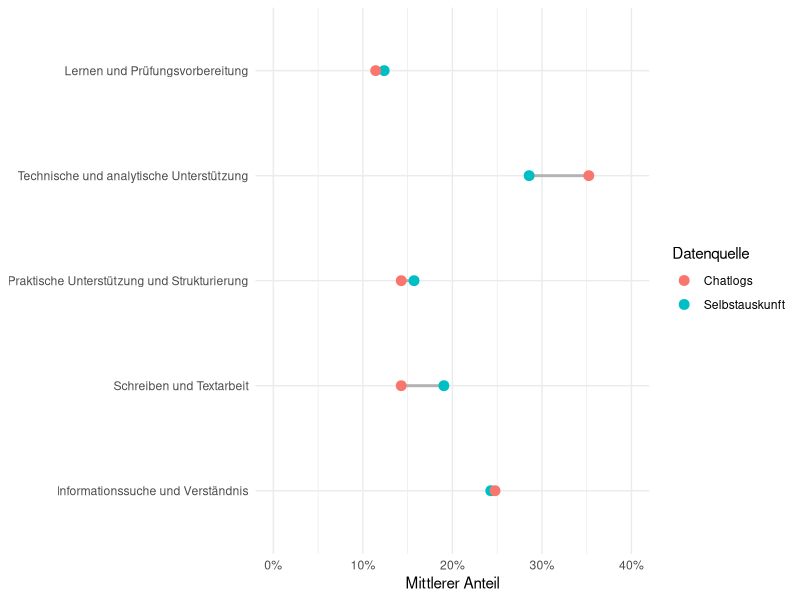
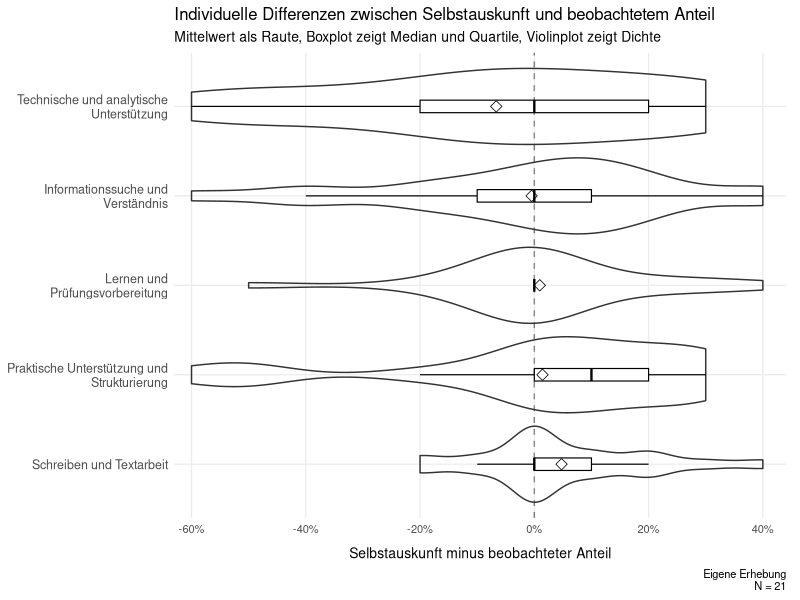
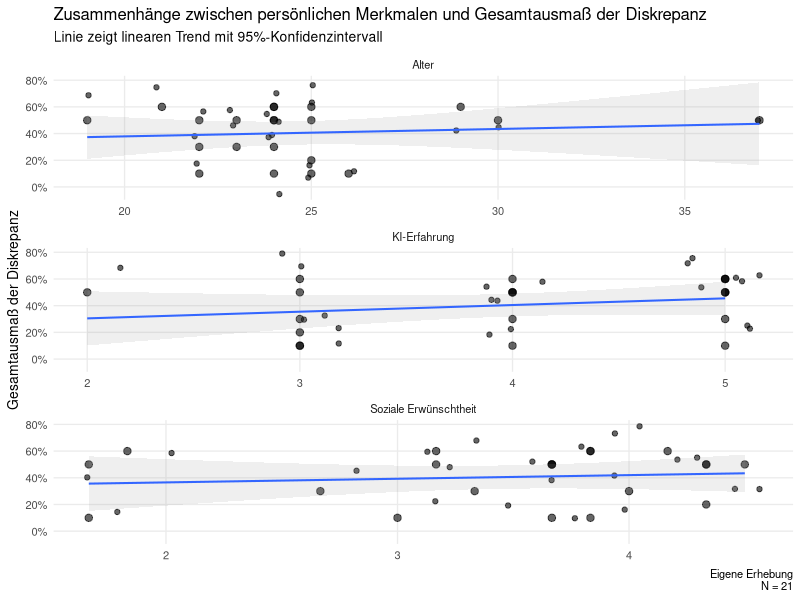
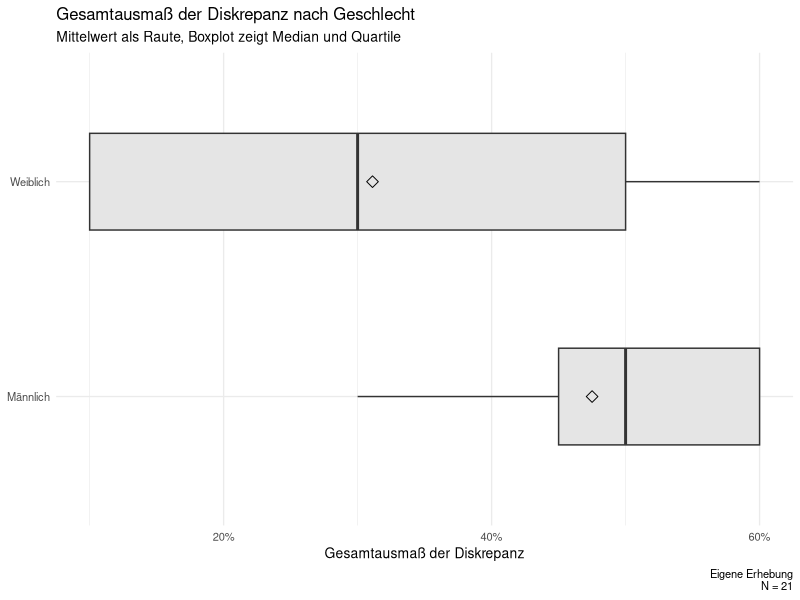
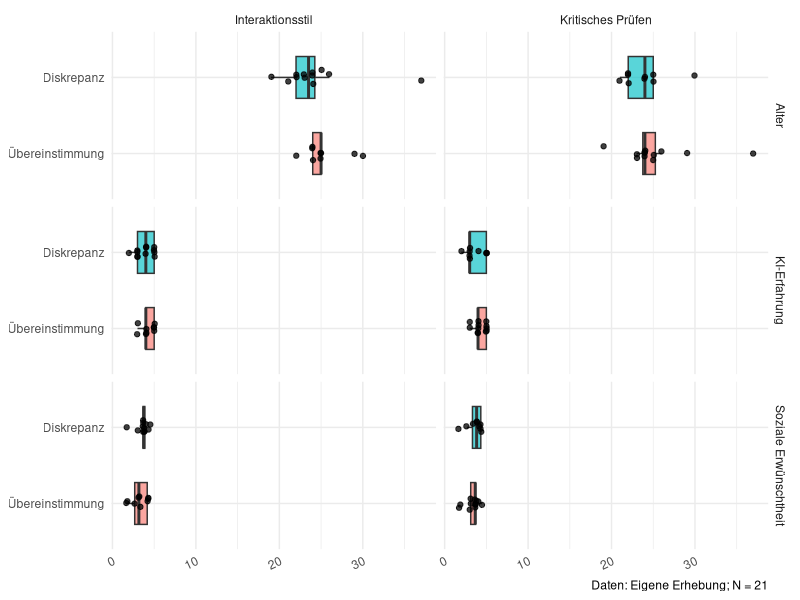
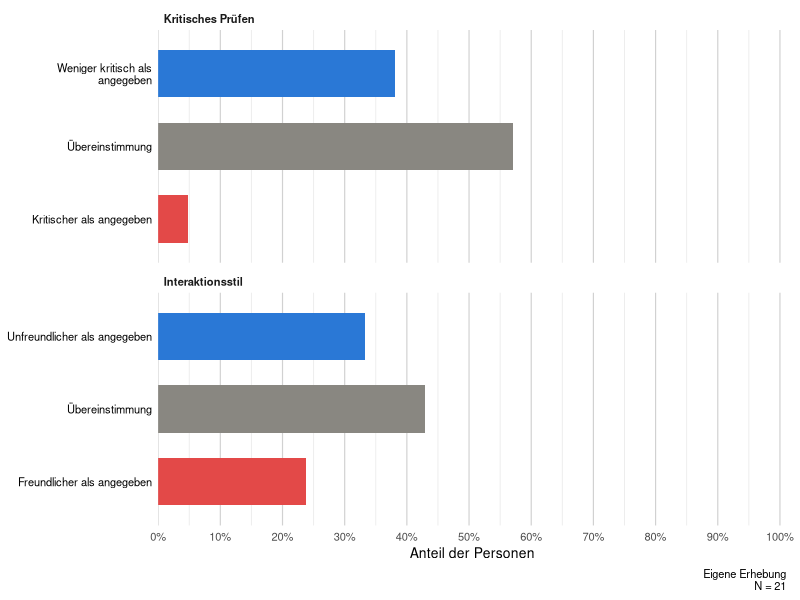

Recreate these plots in R, in order.
library(here)
library(readr)
library(dplyr)
library(tidyr)
library(ggplot2)
library(scales)

df_analysis <- read_csv(
  here("data", "processed", "analysis_dataset.csv"),
  show_col_types = FALSE
)

global_digits <- 2


### Label vergeben

SA_cols <- c(
  "SA_info",
  "SA_schreiben",
  "SA_praktisch",
  "SA_technisch",
  "SA_lernen"
)

BE_cols <- c(
  "BE_info",
  "BE_schreiben",
  "BE_praktisch",
  "BE_technisch",
  "BE_lernen"
)

D_cols <- c(
  "D_info",
  "D_schreiben",
  "D_praktisch",
  "D_technisch",
  "D_lernen"
)

##
df_analysis <- df_analysis |>
  mutate(
    SA_krit_code = case_when(
      crit_visible_chat %in% c(1, 2) ~ 0L,
      crit_visible_chat %in% c(4, 5) ~ 1L,
      TRUE ~ NA_integer_
    )
  )

df_analysis <- df_analysis |>
  mutate(
    K_Diskrepanz =
      Modus_Kritik - SA_krit_code,

    K_Diskrepanz_Label = case_when(
      K_Diskrepanz == -1 ~ "falsches positiv",
      K_Diskrepanz == 0  ~ "korrekt",
      K_Diskrepanz == 1  ~ "falsches negativ",
      TRUE ~ NA_character_
    )
  )



### Long-format

task_long <- bind_rows(
  df_analysis |>
    transmute(
      id,
      task = "Informationssuche und Verständnis",
      self_report = SA_info,
      observed = BE_info,
      difference = D_info
    ),

  df_analysis |>
    transmute(
      id,
      task = "Schreiben und Textarbeit",
      self_report = SA_schreiben,
      observed = BE_schreiben,
      difference = D_schreiben
    ),

  df_analysis |>
    transmute(
      id,
      task = "Praktische Unterstützung und Strukturierung",
      self_report = SA_praktisch,
      observed = BE_praktisch,
      difference = D_praktisch
    ),

  df_analysis |>
    transmute(
      id,
      task = "Technische und analytische Unterstützung",
      self_report = SA_technisch,
      observed = BE_technisch,
      difference = D_technisch
    ),

  df_analysis |>
    transmute(
      id,
      task = "Lernen und Prüfungsvorbereitung",
      self_report = SA_lernen,
      observed = BE_lernen,
      difference = D_lernen
    )
)

## Reihenfolge festlegen

task_levels <- c(
  "Informationssuche und Verständnis",
  "Schreiben und Textarbeit",
  "Praktische Unterstützung und Strukturierung",
  "Technische und analytische Unterstützung",
  "Lernen und Prüfungsvorbereitung"
)

task_long <- task_long |>
  mutate(
    task = factor(
      task,
      levels = task_levels
    )
  )



## Nutzungsarten Chatlogs und Survey

aggregate_comparison <- task_long |>
  group_by(task) |>
  summarise(
    Survey = mean(
      self_report,
      na.rm = TRUE
    ),

    Chatlogs = mean(
      observed,
      na.rm = TRUE
    ),

    Differenz = Survey - Chatlogs,

    .groups = "drop"
  ) |>
  arrange(Differenz)

aggregate_comparison

## Vergleichstabelle erzeugen

task_summary <- task_long |>
  group_by(task) |>
  summarise(
    N = n(),

    mean_self_report = mean(self_report),
    sd_self_report = sd(self_report),

    mean_observed = mean(observed),
    sd_observed = sd(observed),

    mean_difference = mean(difference),
    median_difference = median(difference),

    mean_absolute_difference = mean(abs(difference)),

    exact_agreement_n = sum(abs(difference) < 1e-10),
    exact_agreement_percent =
      100 * exact_agreement_n / N,

    .groups = "drop"
  )

task_summary
## Zusammenfassung

task_agreement_summary <- task_long |>
  group_by(task) |>
  summarise(
    N = sum(!is.na(difference)),

    exact_agreement_n = sum(
      dplyr::near(difference, 0),
      na.rm = TRUE
    ),

    exact_agreement_percent = mean(
      dplyr::near(difference, 0),
      na.rm = TRUE
    ) * 100,

    mean_absolute_difference_pp = mean(
      abs(difference),
      na.rm = TRUE
    ) * 100,

    .groups = "drop"
  ) |>
  arrange(desc(exact_agreement_percent), mean_absolute_difference_pp)

task_agreement_summary

## Personenbezogenes Gesamtdiskrepanz

person_discrepancy <- task_long |>
  group_by(id) |>
  summarise(
    total_variation =
      0.5 * sum(abs(difference)),

    mean_absolute_difference =
      mean(abs(difference)),

    largest_difference =
      max(abs(difference)),

    .groups = "drop"
  )

person_discrepancy |>
  summarise(
    N = n(),
    mean = mean(total_variation),
    sd = sd(total_variation),
    median = median(total_variation),
    minimum = min(total_variation),
    maximum = max(total_variation)
  )

## Visualisierung

task_means_long <- task_summary |>
  dplyr::select(
    task,
    mean_self_report,
    mean_observed
  ) |>
  tidyr::pivot_longer(
    cols = c(
      mean_self_report,
      mean_observed
    ),
    names_to = "source",
    values_to = "mean"
  ) |>
  dplyr::mutate(
    source = dplyr::recode(
      source,
      mean_self_report = "Selbstauskunft",
      mean_observed = "Chatlogs"
    )
  )

task_means_long

plot_task_means <- ggplot(
  task_means_long,
  aes(
    x = mean,
    y = task,
    color = source
  )
) +
  geom_line(
    aes(group = task),
    color = "grey70",
    linewidth = 1
  ) +
  geom_point(size = 3) +
  scale_x_continuous(
    labels = label_percent(),
    limits = c(0, 0.40)
  ) +
  labs(
    x = "Mittlerer Anteil",
    y = NULL,
    color = "Datenquelle"
  ) +
  theme_minimal()

plot_task_means


### Individuelle Differenzen

task_long_plot <- task_long |>
  mutate(
    task = forcats::fct_reorder(
      task,
      difference,
      .fun = mean,
      .na_rm = TRUE,
      .desc = TRUE
    )
  )

plot_task_differences <- ggplot(
  task_long_plot,
  aes(
    x = difference,
    y = task
  )
) +
  geom_vline(
    xintercept = 0,
    linetype = "dashed",
    color = "grey50"
  ) +
  geom_violin(
    orientation = "y",
    scale = "width",
    trim = TRUE,
    adjust = 1.1,
    width = 0.85,
    alpha = 0.1
  ) +
  geom_boxplot(
    orientation = "y",
    width = 0.14,
    outlier.shape = NA,
    fill = "white",
    color = "black",
    alpha = 0.9,
    linewidth = 0.4
  ) +
  # Mittelwert als Raute
  stat_summary(
    orientation = "y",
    fun = mean,
    geom = "point",
    shape = 23,
    size = 2.8,
    color = "black",
    stroke = 0.4
  ) +
  scale_y_discrete(
    labels = \(x) stringr::str_wrap(x, width = 28)
  ) +
  scale_x_continuous(
    labels = scales::label_percent(),
    breaks = seq(-0.6, 0.4, 0.2),
    limits = c(-0.62, 0.42),
    expand = expansion(mult = c(0.01, 0.02))
  ) +
  labs(
    x = "Selbstauskunft minus beobachteter Anteil",
    y = NULL,
    title = "Individuelle Differenzen zwischen Selbstauskunft und beobachtetem Anteil",
    subtitle = "Mittelwert als Raute, Boxplot zeigt Median und Quartile, Violinplot zeigt Dichte",
    caption = paste(
      "Eigene Erhebung\n N =",
      n_distinct(task_long_plot$id)
      )
  ) +
  theme_minimal(base_size = 10) +
  theme(
    panel.grid.minor = element_blank(),
    axis.text.y = element_text(
      size = 9,
      lineheight = 0.95
    ),
    axis.subtitle.x = element_text(
      size = 5,
      margin = margin(t = 4)
    ),
    axis.title.x = element_text(
      size = 10,
      margin = margin(t = 8)
    ),
    plot.margin = margin(
      t = 5,
      r = 10,
      b = 5,
      l = 5
    )
  )

plot_task_differences


### Interaktionsstil

sentiment_results <- df_analysis |>
  transmute(
    id,

    self_report = factor(
      SA_sent_code,
      levels = c(-1, 0, 1),
      labels = c(
        "Freundlich",
        "Neutral",
        "Unfreundlich"
      )
    ),

    observed = factor(
      Modus_Sentiment,
      levels = c(-1, 0, 1),
      labels = c(
        "Freundlich",
        "Neutral",
        "Unfreundlich"
      )
    ),

    discrepancy = factor(
      S_Diskrepanz_Label,
      levels = c(
        "unfreundlicher",
        "korrekt",
        "freundlicher"
      )
    )
  )

# Kreuztabelle
sentiment_cross_table <- sentiment_results |>
  count(self_report, observed) |>
  complete(
    self_report,
    observed,
    fill = list(n = 0)
  )

sentiment_cross_table

# Zusammenfassung Kreuztabelle

sentiment_summary <- sentiment_results |>
  count(discrepancy, name = "N") |>
  mutate(
    Prozent = 100 * N / sum(N)
  )

sentiment_summary

### Kritisches Prüfen

critical_results <- df_analysis |>
  transmute(
    id,

    self_report = factor(
      SA_krit_code,
      levels = c(0, 1),
      labels = c("Nein", "Ja")
    ),

    observed = factor(
      Modus_Kritik,
      levels = c(0, 1),
      labels = c("Nein", "Ja")
    ),

    discrepancy = factor(
      K_Diskrepanz_Label,
      levels = c(
        "falsches positiv",
        "korrekt",
        "falsches negativ"
      ),
      labels = c(
        "Nur in Selbstauskunft",
        "Übereinstimmung",
        "Nur in Chatlogs"
      )
    )
  )

### Kreuztabelle
critical_cross_table <- critical_results |>
  count(self_report, observed) |>
  complete(
    self_report,
    observed,
    fill = list(n = 0)
  )

critical_cross_table <- critical_cross_table |>
  mutate(
    percent = n / 21 * 100
  )

critical_cross_table


### Zusammenfassung der Kreuztabelle
critical_summary <- critical_results |>
  count(discrepancy, name = "N") |>
  mutate(
    Prozent = 100 * N / sum(N)
  )

critical_summary


# Nutzungsarten-Diskrepanzen nach Charakteristiken

df_discrepancy <- df_analysis |>
  mutate(
    discrepancy_total = 0.5 * (
      abs(D_info) +
        abs(D_schreiben) +
        abs(D_praktisch) +
        abs(D_technisch) +
        abs(D_lernen)
    ),

    gender_label = factor(
      gender,
      levels = c(1, 2),
      labels = c("Männlich", "Weiblich")
    )
  )


### Kontinuierliche Merkmale

continuous_associations <- df_discrepancy |>
  select(
    discrepancy_total,
    age,
    ai_experience,
    social_desir_mean
  ) |>
  pivot_longer(
    cols = -discrepancy_total,
    names_to = "variable",
    values_to = "value"
  ) |>
  mutate(
    variable = recode(
      variable,
      age = "Alter",
      ai_experience = "KI-Erfahrung",
      social_desir_mean = "Soziale Erwünschtheit"
    )
  )

association_summary <- continuous_associations |>
  group_by(variable) |>
  summarise(
    N = sum(complete.cases(value, discrepancy_total)),

    rho = cor(
      value,
      discrepancy_total,
      method = "spearman",
      use = "complete.obs"
    ),

    p_value = cor.test(
      value,
      discrepancy_total,
      method = "spearman",
      exact = FALSE
    )$p.value,

    .groups = "drop"
  )

association_summary

# Zusammenhänge als Plot

plot_personal_associations <- ggplot(
  continuous_associations,
  aes(
    x = value,
    y = discrepancy_total
  )
) +
  geom_point(
    size = 2.2,
    alpha = 0.6
  ) +
  geom_jitter(
    width = 0.2,
    height = 0.2,
    alpha = 0.6
  ) +
  geom_smooth(
    method = "lm",
    formula = y ~ x,
    se = TRUE,
    alpha = 0.15,
    linewidth = 0.7
  ) +
  facet_wrap(
    ~ variable,
    scales = "free_x",
    nrow = 3
  ) +
  scale_y_continuous(
    labels = scales::label_percent()
  ) +
  labs(
    title = "Zusammenhänge zwischen persönlichen Merkmalen und Gesamtausmaß der Diskrepanz",
    subtitle = "Linie zeigt linearen Trend mit 95%-Konfidenzintervall",
    caption = paste(
      "Eigene Erhebung\n N =",
      n_distinct(df_discrepancy$id)
    ),
    x = NULL,
    y = "Gesamtausmaß der Diskrepanz"
  ) +
  theme_minimal(base_size = 10) +
  theme(
    panel.grid.minor = element_blank()
  )

plot_personal_associations

## Geschlecht vergleichen

gender_summary <- df_discrepancy |>
  group_by(gender_label) |>
  summarise(
    N = n(),
    mean_discrepancy = mean(discrepancy_total, na.rm = TRUE),
    median_discrepancy = median(discrepancy_total, na.rm = TRUE),
    sd_discrepancy = sd(discrepancy_total, na.rm = TRUE),
    .groups = "drop"
  )

gender_summary

gender_mean_difference <- gender_summary |>
  summarise(
    difference =
      mean_discrepancy[gender_label == "Männlich"] -
      mean_discrepancy[gender_label == "Weiblich"]
  ) |>
  pull(difference)

gender_test <- wilcox.test(
  discrepancy_total ~ gender_label,
  data = df_discrepancy,
  exact = FALSE
)

gender_test


# Geschlecht plot

plot_gender_discrepancy <- ggplot(
  df_discrepancy,
  aes(
    x = gender_label,
    y = discrepancy_total
  )
) +
  geom_boxplot(
    width = 0.45,
    outlier.shape = NA,
    fill = "grey90"
  ) +
  stat_summary(
    fun = mean,
    geom = "point",
    shape = 23,
    size = 2.8
  ) +
  scale_y_continuous(
    labels = scales::label_percent()
  ) +
  labs(
    title = "Gesamtausmaß der Diskrepanz nach Geschlecht",
    subtitle = "Mittelwert als Raute, Boxplot zeigt Median und Quartile",
    caption = paste(
      "Eigene Erhebung\n N =",
      n_distinct(df_discrepancy$id)
    ),
    x = NULL,
    y = "Gesamtausmaß der Diskrepanz"
  ) +
  theme_minimal(base_size = 10) +
  coord_flip()

plot_gender_discrepancy


# Kritisches-Prüfen-Diskrepanzen nach Charakteristiken

df_characteristics <- df_analysis |>
  mutate(
    critical_group = factor(
      if_else(
        K_Diskrepanz == 0,
        "Übereinstimmung",
        "Diskrepanz"
      ),
      levels = c("Übereinstimmung", "Diskrepanz")
    ),

    interaction_group = factor(
      if_else(
        S_Diskrepanz == 0,
        "Übereinstimmung",
        "Diskrepanz"
      ),
      levels = c("Übereinstimmung", "Diskrepanz")
    ),

    gender_label = factor(
      gender,
      levels = c(1, 2),
      labels = c("Männlich", "Weiblich")
    )
  )

# long format
characteristics_long <- df_characteristics |>
  select(
    id,
    critical_group,
    interaction_group,
    ai_experience,
    age,
    social_desir_mean,
    gender_label
  ) |>
  pivot_longer(
    cols = c(
      critical_group,
      interaction_group
    ),
    names_to = "dimension",
    values_to = "agreement"
  ) |>
  mutate(
    dimension = recode(
      dimension,
      critical_group = "Kritisches Prüfen",
      interaction_group = "Interaktionsstil"
    )
  )

# deskriptive kennwerte

characteristics_summary <- characteristics_long |>
  pivot_longer(
    cols = c(
      ai_experience,
      age,
      social_desir_mean
    ),
    names_to = "characteristic",
    values_to = "value"
  ) |>
  mutate(
    characteristic = recode(
      characteristic,
      ai_experience = "KI-Erfahrung",
      age = "Alter",
      social_desir_mean = "Soziale Erwünschtheit"
    )
  ) |>
  group_by(
    dimension,
    agreement,
    characteristic
  ) |>
  summarise(
    N = sum(!is.na(value)),
    Mittelwert = mean(value, na.rm = TRUE),
    SD = sd(value, na.rm = TRUE),
    Median = median(value, na.rm = TRUE),
    IQR = IQR(value, na.rm = TRUE),
    .groups = "drop"
  )

characteristics_summary

## wilcoxon

continuous_tests <- characteristics_long |>
  pivot_longer(
    cols = c(
      ai_experience,
      age,
      social_desir_mean
    ),
    names_to = "characteristic",
    values_to = "value"
  ) |>
  mutate(
    characteristic = recode(
      characteristic,
      ai_experience = "KI-Erfahrung",
      age = "Alter",
      social_desir_mean = "Soziale Erwünschtheit"
    )
  ) |>
  group_by(dimension, characteristic) |>
  summarise(
    p_value = wilcox.test(
      value ~ agreement,
      exact = FALSE
    )$p.value,
    .groups = "drop"
  ) |>
  mutate(
    p_adjusted = p.adjust(
      p_value,
      method = "BH"
    )
  )

continuous_tests

# Geschlechterunterschiede

gender_summary_sentiment_critical <- characteristics_long |>
  count(
    dimension,
    gender_label,
    agreement
  ) |>
  group_by(dimension, gender_label) |>
  mutate(
    percent = n / sum(n) * 100
  ) |>
  ungroup()

gender_summary_sentiment_critical


# Fisher test

gender_tests <- characteristics_long |>
  filter(!is.na(gender_label)) |>
  group_by(dimension) |>
  summarise(
    p_value = fisher.test(
      table(agreement, gender_label)
    )$p.value,
    .groups = "drop"
  )

gender_tests


# visualisierung

plot_characteristics <- characteristics_long |>
  pivot_longer(
    cols = c(
      ai_experience,
      age,
      social_desir_mean
    ),
    names_to = "characteristic",
    values_to = "value"
  ) |>
  mutate(
    characteristic = recode(
      characteristic,
      ai_experience = "KI-Erfahrung",
      age = "Alter",
      social_desir_mean = "Soziale Erwünschtheit"
    )
  ) |>
  ggplot(
    aes(
      x = agreement,
      y = value,
      fill = agreement
    )
  ) +
  geom_boxplot(
    width = 0.55,
    outlier.shape = NA,
    alpha = 0.65
  ) +
  geom_jitter(
    width = 0.10,
    alpha = 0.75
  ) +
  facet_grid(
    characteristic ~ dimension,
    scales = "free_y"
  ) +
  labs(
    x = NULL,
    y = NULL,
    fill = NULL,
    caption = "Daten: Eigene Erhebung; N = 21"
  ) +
  theme_minimal() +
  theme(
    legend.position = "none",
    axis.text.x = element_text(
      angle = 25,
      hjust = 1
    )
  ) +
  coord_flip()

plot_characteristics

## spearman corr

association_summary_critical_style <- characteristics_long |>
  mutate(
    discrepancy = if_else(
      agreement == "Diskrepanz",
      1,
      0
    )
  ) |>
  pivot_longer(
    cols = c(
      ai_experience,
      age,
      social_desir_mean
    ),
    names_to = "characteristic",
    values_to = "value"
  ) |>
  filter(
    !is.na(value),
    !is.na(discrepancy)
  ) |>
  mutate(
    characteristic = recode(
      characteristic,
      ai_experience = "KI-Erfahrung",
      age = "Alter",
      social_desir_mean = "Soziale Erwünschtheit"
    )
  ) |>
  group_by(dimension, characteristic) |>
  summarise(
    N = n(),

    rho = cor(
      value,
      discrepancy,
      method = "spearman"
    ),

    p_value = cor.test(
      value,
      discrepancy,
      method = "spearman",
      exact = FALSE
    )$p.value,

    .groups = "drop"
  ) |>
  mutate(
    p_adjusted = p.adjust(
      p_value,
      method = "BH"
    )
  ) |>
  arrange(dimension, rho)

association_summary_critical_style

### kombinierte tabelle

association_table <- bind_rows(
  association_summary |>
    transmute(
      Dimension = "Informationsnutzung",
      Merkmal = variable,
      N,
      rho,
      p_value
    ),

  association_summary_critical_style |>
    transmute(
      Dimension = dimension,
      Merkmal = characteristic,
      N,
      rho,
      p_value
    )
) |>
  ungroup() |>
  mutate(
    # Auf Basis der ungerundeten Werte berechnen
    p_adjusted = p.adjust(
      p_value,
      method = "BH"
    )
  )

association_table

## visualisierung kritisches prüfen und interaktionsstil

agreement_plot_data <- bind_rows(
  sentiment_results |>
    transmute(
      id,
      Dimension = "Interaktionsstil",

      Kategorie = recode(
        as.character(discrepancy),
        "unfreundlicher" = "Unfreundlicher als angegeben",
        "korrekt" = "Übereinstimmung",
        "freundlicher" = "Freundlicher als angegeben"
      ),

      Richtung = recode(
        as.character(discrepancy),
        "unfreundlicher" = "Negative Abweichung",
        "korrekt" = "Übereinstimmung",
        "freundlicher" = "Positive Abweichung"
      )
    ),

  critical_results |>
    transmute(
      id,
      Dimension = "Kritisches Prüfen",

      Kategorie = recode(
        as.character(discrepancy),
        "Nur in Selbstauskunft" =
          "Weniger kritisch als angegeben",
        "Übereinstimmung" =
          "Übereinstimmung",
        "Nur in Chatlogs" =
          "Kritischer als angegeben"
      ),

      Richtung = recode(
        as.character(discrepancy),
        "Nur in Selbstauskunft" =
          "Negative Abweichung",
        "Übereinstimmung" =
          "Übereinstimmung",
        "Nur in Chatlogs" =
          "Positive Abweichung"
      )
    )
) |>
  filter(
    !is.na(Kategorie)
  ) |>
  count(
    Dimension,
    Kategorie,
    Richtung,
    name = "N"
  ) |>
  group_by(Dimension) |>
  mutate(
    Prozent = N / sum(N)
  ) |>
  ungroup() |>
  mutate(
    Dimension = factor(
      Dimension,
      levels = c(
        "Interaktionsstil",
        "Kritisches Prüfen"
      )
    ),

    # Die Faktorstufen laufen in ggplot von unten nach oben
    Kategorie = factor(
      Kategorie,
      levels = c(
        "Freundlicher als angegeben",
        "Kritischer als angegeben",
        "Übereinstimmung",
        "Unfreundlicher als angegeben",
        "Weniger kritisch als angegeben"
      )
    ),

    Richtung = factor(
      Richtung,
      levels = c(
        "Negative Abweichung",
        "Übereinstimmung",
        "Positive Abweichung"
      )
    )
  )

agreement_plot_data <- agreement_plot_data |>
  mutate(
    Dimension = factor(
      Dimension,
      levels = c(
        "Kritisches Prüfen",
        "Interaktionsstil"
      )
    )
  )


plot_agreement <- ggplot(
  agreement_plot_data,
  aes(
    x = Prozent,
    y = Kategorie,
    fill = Richtung
  )
) +
  geom_col(
    width = 0.65
  ) +
  facet_wrap(
    ~ Dimension,
    ncol = 1,
    scales = "free_y"
  ) +
  scale_fill_manual(
    values = c(
      "Negative Abweichung" = "#2A78D6",
      "Übereinstimmung" = "#898781",
      "Positive Abweichung" = "#E34948"
    ),
    guide = "none"
  ) +
  scale_x_continuous(
    labels = scales::label_percent(
      accuracy = 1,
      decimal.mark = ","
    ),

    limits = c(0, 1),

    # Beschriftung alle 10 Prozentpunkte
    breaks = seq(
      0,
      1,
      by = 0.10
    ),

    # Hilfslinien alle 5 Prozentpunkte
    minor_breaks = seq(
      0,
      1,
      by = 0.05
    ),

    expand = expansion(
      mult = c(0, 0.01)
    )
  ) +
  scale_y_discrete(
    labels = \(x) stringr::str_wrap(
      x,
      width = 28
    )
  ) +
  labs(
    x = "Anteil der Personen",
    y = NULL,
    caption = paste(
      "Eigene Erhebung\n N =",
      nrow(df_analysis)
    )
  ) +
  theme_minimal(
    base_size = 10
  ) +
  theme(
    # Keine waagerechten Gitternetzlinien
    panel.grid.major.y = element_blank(),
    panel.grid.minor.y = element_blank(),

    # Haupt- und Nebenlinien auf der Prozentachse
    panel.grid.major.x = element_line(
      color = "grey82",
      linewidth = 0.4
    ),
    panel.grid.minor.x = element_line(
      color = "grey92",
      linewidth = 0.3
    ),

    strip.text = element_text(
      face = "bold",
      hjust = 0
    ),

    axis.text.y = element_text(
      color = "black"
    ),

    plot.margin = margin(
      t = 5,
      r = 10,
      b = 5,
      l = 5
    )
  )

plot_agreement
